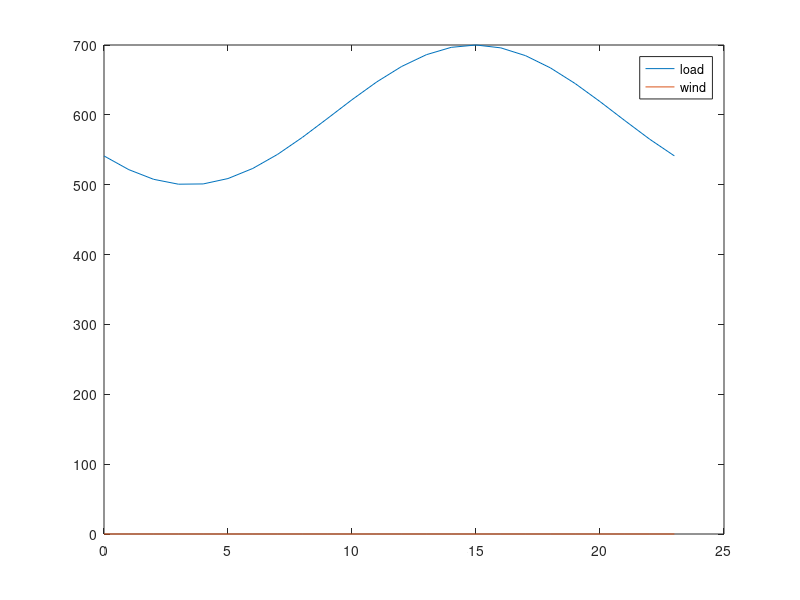

The MATLAB source for this figure: (Note: this script raises an error after producing the figure.)
clear all

% Runs simulation for the lifetime of the battery

%% Tunables 

life=50400; %this will need to be changed with degradation
Endlife_cap = 0.5;
Starting_cap = 1;
Simu_interval = 720; % one month for degredation interval

ESCap = 20; % MW
ESallowed = 0.8;

k_dollar_coal = 2.37; % dollar/mmbtu, 2014: 2.37, 2017: 2.22
k_dollar_gas = 5.00; % dollar/mmbtu, 2014: 5.00, 2017: 3.67

%emissions factors
k_coal = 206*0.453592; % CO2 kg/mmbtu 
k_gas = 117*0.453592; % CO2 kg/mmbtu 
k_coal_nox = 0.227*0.453592;
k_gas_nox = 0.116*0.453592;
k_coal_so2 = 0.15713*0.453592;
k_gas_so2 = 0.001*0.453592;

k_co2=[k_coal,k_coal,k_gas,k_gas]; % for heavy coal
k_nox=[k_coal_nox,k_coal_nox,k_gas_nox,k_gas_nox]; % for heavy coal
k_so2=[k_coal_so2,k_coal_so2,k_gas_so2,k_gas_so2]; % for heavy coal

k_dollar=[k_dollar_coal,k_dollar_coal,k_dollar_gas,k_dollar_gas]; % for heavy coal

Flag_wind=0; % 0 for no renewables 1 for renewables
Flag_solar=0;
t_vec = [0:23]';
load_profile = 100*sin(linspace(-0.8*pi,1.2*pi,length(t_vec)))+600;

%wind bellow
wind = Flag_wind*[141.1454209 164.3588944 117.67492 81.14462355 60.24906746 75.97386229 66.24155752 53.00033944 54.0897504 56.28039471 45.30936663 31.58459838 38.24235306 55.3985323 67.19698144 63.89313544 76.75370188 82.61862694 100.3076893 121.2392963 142.839525 148.6643123 161.1639311 145.8123442]; % wind
%solar bellow
solar = Flag_solar*[0 0 0 0 0 0 0 0 2.761714555 187.1547077 307.7808614 260.2846929 282.7520984 260.9285882 373.699438 294.5867518 181.2343721 0 0 0 0 0 0 0];

wind_profile=(wind+solar);

figure
plot(t_vec,load_profile,t_vec,wind_profile);
legend('load','wind')
fname = 'C:/filepath';
saveas(gca, fullfile(fname,'load'),'fig');

%%
up_min_vec = [12,12,4,4];
down_min_vec = [12,12,4,4];

alpha_load = 0.03;
alpha_wind = 0.05;

mpc = loadcase('case_yl9bus');
baseMVA = mpc.baseMVA;

% Change line constraints
mpc.branch(:,6) = 1000*ones(size(mpc.branch,1),1);

% Change generator limits (ineq, linear)
mpc.gen(1:4,9:10) = [340,136;300,120;80,32;80,32];

%(rows, columns)

%% Calculating coal cost curves
coef_Hunter_3 = [0.0144,21.077,9080,117483];  % Input/output curve, y(1000 Btu/h), x(MW)
x_Hunter = (10:1:100)';
y_Hunter = polyval(coef_Hunter_3,x_Hunter);

coef_Hunter_2 = polyfit(x_Hunter,y_Hunter,2);
y_Hunter_fit = polyval(coef_Hunter_2,x_Hunter);

coef_Hunter_cost = coef_Hunter_2*k_dollar_coal*10^(-3);
cost_Hunter = polyval(coef_Hunter_cost,x_Hunter);

Hunter_max = 100;

g1_max=mpc.gen(1,9);
g2_max=mpc.gen(2,9);

g1_ratio=g1_max/Hunter_max;
g2_ratio=g2_max/Hunter_max;

g1_cost=[coef_Hunter_cost(1)/g1_ratio,coef_Hunter_cost(2),coef_Hunter_cost(3)*g1_ratio];
g2_cost=[coef_Hunter_cost(1)/g2_ratio,coef_Hunter_cost(2),coef_Hunter_cost(3)*g2_ratio];

%% Calculating gas cost curves
coef_Moss_3 = [-0.0013,2.955,6561.2,662025];  % Input/output curve, y(1000 Btu/h), x(MW)
x_Moss = (10:10:750)'; % MW
y_Moss = polyval(coef_Moss_3,x_Moss); % 1000 Btu/h

coef_Moss_2 = polyfit(x_Moss,y_Moss,2); %fits a polynomial line of 2 degrees (Ax^2+Bx+C)
y_Moss_fit = polyval(coef_Moss_2,x_Moss); %uses the two polynominal line to create a new line

coef_Moss_cost = coef_Moss_2*k_dollar_gas*10^(-3);
cost_Moss = polyval(coef_Moss_cost,x_Moss);

Moss_max = 750;

g3_max=mpc.gen(3,9);
g4_max=mpc.gen(4,9);

g3_ratio=g3_max/Moss_max;
g4_ratio=g4_max/Moss_max;

g3_cost = [coef_Moss_cost(1)/g3_ratio,coef_Moss_cost(2),coef_Moss_cost(3)*g3_ratio];
g4_cost = [coef_Moss_cost(1)/g4_ratio,coef_Moss_cost(2),coef_Moss_cost(3)*g4_ratio];

%%
mpc.gencost(1,5:7) = g1_cost; 
mpc.gencost(2,5:7) = g2_cost;
mpc.gencost(3,5:7) = g3_cost;
mpc.gencost(4,5:7) = g4_cost;

%%
% Change reserve cost
Rcost = [9;10;4;4;9;10;4;4]*baseMVA;

c_on = [5.61*mpc.gen(1,9)+7.5*mpc.gen(1,9)*k_dollar_coal;5.61*mpc.gen(2,9)+7.5*mpc.gen(2,9)*k_dollar_coal;
    3.99*mpc.gen(3,9)+3.67*mpc.gen(3,9)*k_dollar_gas;3.99*mpc.gen(4,9)+3.67*mpc.gen(4,9)*k_dollar_gas]; % $ per occurance

c_off = [5.61*mpc.gen(1,9);5.61*mpc.gen(2,9);3.99*mpc.gen(3,9);3.99*mpc.gen(4,9)]; % $ per occurance
c_rES = 0.1;

mileage = 7.364;
eff=1;
%Rinc=0.04; 
%EOL_eff=1-(1-eff)*(Rinc+1);
eff_loss=0;

%% prepare

Current_cap = Starting_cap;
Current_t = 0;
tvec = [];
co2_vec = [];
so2_vec = [];
nox_vec = [];
cap_vec = [];
coal_vec=[];
gas_vec=[];
F_coal=[];
F_gas=[];
g1_nES=[];
g2_nES=[];
g3_nES=[];
g4_nES=[];
g1=[];
g2=[];
g3=[];
g4=[];
g1_vec=[];
g2_vec=[];
g3_vec=[];
g4_vec=[];
BaseLoad = 143+159+198; 

n_interval = length(t_vec);
n_generator = 4;
n_wind = 1;
n_reserve = 4;
n_ES = 1;
n_branch = 9;
n_bus = 9;

%% cost
cost_coef = mpc.gencost(1:4,5:7);
Q_gen = diag(cost_coef(:,1))*baseMVA^2; %making cost in 1st column of cost_coef into the diagonal of a 4x4
c_gen = cost_coef(:,2)*baseMVA;
c_gen_c = cost_coef(:,3);
c_reserve = Rcost(1:n_reserve)*2;

CrES = zeros(n_bus,1);
CrES(8,1) = 1;

% power flow (eq, linear)
Bmatrix = zeros(n_bus,n_bus);
branch_info = mpc.branch;
for i = 1:n_branch
    ind_i = branch_info(i,1);
    ind_j = branch_info(i,2);
    bij = 1/branch_info(i,4);
    Bmatrix(ind_i,ind_j) = -bij;
    Bmatrix(ind_j,ind_i) = -bij;
end

Bmatrix = Bmatrix + diag(-sum(Bmatrix,2));

bus_info = mpc.bus;

Cg = zeros(n_bus,n_generator);
Cg(1,1) = 1;
Cg(2,2) = 1;
Cg(3,3) = 1;
Cg(6,4) = 1;

Cw = zeros(n_bus,n_wind);
Cw(8,1) = 1;

% generator limits (ineq, linear)
gen_limits = mpc.gen(1:4,9:10)/baseMVA;

% line constraints (ineq, linear)
Smax = mpc.branch(:,6)/baseMVA;

Bline = zeros(n_branch,n_branch);
for i = 1:n_branch
    ind_i = branch_info(i,1);
    ind_j = branch_info(i,2);
    bij = 1/branch_info(i,4);
    Bline(i,ind_i) = bij;
    Bline(i,ind_j) = -bij;
end

% prepare for cvx
Q_gen_cvx = [];
c_gen_cvx = [];
c_gen_c_cvx = [];
c_reserve_cvx = [];
c_on_cvx = [];
c_off_cvx = [];
c_rES_cvx = [];
Cg_cvx = [];
Cw_cvx = [];
CrES_cvx = [];
Bmatrix_cvx = [];
Sd_cvx = [];
gen_max_cvx = [];
gen_min_cvx = [];
wind_forecast_cvx = [];
Smax_cvx = [];
Bline_cvx = [];


for i = 1:n_interval 
    
    % Change loads
    loadamp = load_profile(i)/BaseLoad;
    mpc.bus(:,3:4) = loadamp*bus_info(:,3:4);
    Sd =mpc.bus(:,3)/baseMVA;
    
    % Change generator bounds
    wind_forecast = wind_profile(i);
    mpc.gen(5,9:10) = [wind_forecast,0]; % wind
    
    % Matrices
    Q_gen_cvx = blkdiag(Q_gen_cvx,Q_gen);
    c_gen_cvx = [c_gen_cvx;c_gen];
    c_gen_c_cvx = [c_gen_c_cvx;c_gen_c];
    c_reserve_cvx = [c_reserve_cvx;c_reserve];
    c_on_cvx = [c_on_cvx;c_on];
    c_off_cvx = [c_off_cvx;c_off];
    c_rES_cvx = [c_rES_cvx;c_rES];
    
    Cg_cvx = blkdiag(Cg_cvx,Cg);
    Cw_cvx = blkdiag(Cw_cvx,Cw);
    CrES_cvx = blkdiag(CrES_cvx,CrES);
    Bmatrix_cvx = blkdiag(Bmatrix_cvx,Bmatrix);
    Sd_cvx = [Sd_cvx;Sd];
    
    gen_max_cvx = [gen_max_cvx;gen_limits(:,1)];
    gen_min_cvx = [gen_min_cvx;gen_limits(:,2)];
    wind_forecast_cvx = [wind_forecast_cvx;wind_forecast];
    
    Smax_cvx = [Smax_cvx;Smax];
    Bline_cvx = blkdiag(Bline_cvx,Bline);
    
end

cvx_begin

variables p(n_generator*n_interval) pw(n_wind*n_interval) theta(n_bus*n_interval) r(n_reserve*n_interval)
variable u(n_generator*n_interval) binary
variable v(n_generator*n_interval) binary
variable w(n_generator*n_interval) binary

minimize (quad_form(p,Q_gen_cvx) + c_gen_cvx'*p + c_reserve_cvx'*r + c_on_cvx'*v + c_off_cvx'*w + c_gen_c_cvx'*u)

subject to
-Cg_cvx*p - Cw_cvx*pw + Bmatrix_cvx*theta + Sd_cvx == 0
p + r <= gen_max_cvx.*u
p - r >= gen_min_cvx.*u
0 <= pw <= wind_forecast_cvx/baseMVA

for i = 1:n_interval
    theta_i = theta((i-1)*n_bus+1:i*n_bus);
    u_i = u((i-1)*n_generator+1:i*n_generator);
    -Smax <= Bline*theta((i-1)*n_bus+1:i*n_bus) <= Smax
    
    theta((i-1)*n_bus+1) == 0
    r_i = r((i-1)*n_reserve+1:i*n_reserve);
    r_demand_i = alpha_wind*pw(i)+alpha_load*load_profile(i)/baseMVA;
    sum(r_i) >= r_demand_i
end

r >= 0

u_0_length = max(max(up_min_vec),max(down_min_vec))+1;
u_0 = ones(n_generator*u_0_length,1);
u_extend = [u_0;u];

for k = 1:n_generator
    up_min = up_min_vec(k);
    down_min = down_min_vec(k);
    for i = 2:(n_interval+u_0_length)
        u_i = u_extend((i-1)*n_generator+k);
        u_iminus = u_extend((i-2)*n_generator+k);
        if (n_interval+u_0_length-i) >= down_min
            for j = 1:down_min-1
                u_j = u_extend((i-1+j)*n_generator+k);
                u_iminus - u_i + u_j <= 1
            end
        else
            for j = 1:(n_interval+u_0_length-i)
                u_j = u_extend((i-1+j)*n_generator+k);
                u_iminus - u_i + u_j <= 1
            end
        end
        if (n_interval+u_0_length-i) >= up_min
            for j = 1:up_min-1
                u_j = u_extend((i-1+j)*n_generator+k);
                -u_iminus + u_i - u_j <= 0
            end
        else
            for j = 1:(n_interval+u_0_length-i)
                u_j = u_extend((i-1+j)*n_generator+k);
                -u_iminus + u_i - u_j <= 0
            end
        end
    end
end

for i = 1:n_interval
    u_i = u((i-1)*n_generator+1:i*n_generator);
    if i == 1
        u_iminus = u_0(end-3:end);
    else
        u_iminus = u((i-2)*n_generator+1:(i-1)*n_generator);
    end
    v_i = v((i-1)*n_generator+1:i*n_generator);
    w_i = w((i-1)*n_generator+1:i*n_generator);
    -u_iminus + u_i - v_i <= 0
    u_iminus - u_i - w_i <= 0
end

cvx_end

p_noES = p;
pw_noES = pw;
r_noES = r;
u_noES = u;
v_noES = v;
w_noES = w;

d=1;

while Current_cap > Endlife_cap
    
    Current_t;
    
    if (Current_t) == 0
        Current_cap;
    else
        Current_cap = eff_BatteryDegrade_Xu(Current_t)
    end
    tvec = [tvec;Current_t];
    cap_vec = [cap_vec;Current_cap];
    Current_t = Current_t + Simu_interval
    
    
    ESavailable = ESCap*Current_cap*ESallowed/2;
    maxES = ESavailable/baseMVA;
    
    
    %%
    
    clearvars p pw theta r u v w
    
    cvx_begin
    
    variables p(n_generator*n_interval) pw(n_wind*n_interval) theta(n_bus*n_interval) r(n_reserve*n_interval) rES(n_ES*n_interval)
    variable u(n_generator*n_interval) binary
    variable v(n_generator*n_interval) binary
    variable w(n_generator*n_interval) binary
    
    minimize (quad_form(p,Q_gen_cvx) + c_gen_cvx'*p + c_reserve_cvx'*r + c_on_cvx'*v + c_off_cvx'*w + c_rES_cvx'*rES + c_gen_c_cvx'*u)
    
    beta = mileage/24*(1-eff);
    eff=eff-eff_loss;
    
    subject to
    -Cg_cvx*p - Cw_cvx*pw + Bmatrix_cvx*theta + Sd_cvx + CrES_cvx*rES*beta == 0
    p + r <= gen_max_cvx.*u
    p - r >= gen_min_cvx.*u
    0 <= pw <= wind_forecast_cvx/baseMVA
    
    for i = 1:n_interval
        theta_i = theta((i-1)*n_bus+1:i*n_bus);
        u_i = u((i-1)*n_generator+1:i*n_generator);
        -Smax <= Bline*theta((i-1)*n_bus+1:i*n_bus) <= Smax
        
        theta((i-1)*n_bus+1) == 0
        r_i = r((i-1)*n_reserve+1:i*n_reserve);
        rES_i = rES((i-1)*n_ES+1:i*n_ES);
        r_demand_i = alpha_wind*pw(i)+alpha_load*load_profile(i)/baseMVA;
        sum(r_i) + sum(rES_i) >= r_demand_i
    end
    
    r >= 0
    0 <= rES <= maxES
    
    u_0_length = max(max(up_min_vec),max(down_min_vec))+1;
    u_0 = ones(n_generator*u_0_length,1); % assume all generator on in the previous period
    u_extend = [u_0;u];
    for k = 1:n_generator
        up_min = up_min_vec(k);
        down_min = down_min_vec(k);
        for i = 2:(n_interval+u_0_length)
            u_i = u_extend((i-1)*n_generator+k);
            u_iminus = u_extend((i-2)*n_generator+k);
            if (n_interval+u_0_length-i) >= down_min
                for j = 1:down_min-1
                    u_j = u_extend((i-1+j)*n_generator+k);
                    u_iminus - u_i + u_j <= 1
                end
            else
                for j = 1:(n_interval+u_0_length-i)
                    u_j = u_extend((i-1+j)*n_generator+k);
                    u_iminus - u_i + u_j <= 1;
                end
            end
            if (n_interval+u_0_length-i) >= up_min
                for j = 1:up_min-1
                    u_j = u_extend((i-1+j)*n_generator+k);
                    -u_iminus + u_i - u_j <= 0
                end
            else
                for j = 1:(n_interval+u_0_length-i)
                    u_j = u_extend((i-1+j)*n_generator+k);
                    -u_iminus + u_i - u_j <= 0
                end
            end
        end
    end
    
    for i = 1:n_interval
        u_i = u((i-1)*n_generator+1:i*n_generator);
        if i == 1
            u_iminus = u_0(end-3:end);
        else
            u_iminus = u((i-2)*n_generator+1:(i-1)*n_generator);
        end
        v_i = v((i-1)*n_generator+1:i*n_generator);
        w_i = w((i-1)*n_generator+1:i*n_generator);
        -u_iminus + u_i - v_i <= 0
        u_iminus - u_i - w_i <= 0
    end
    
    cvx_end
    
    
    for i = 1:n_interval
        
        p_i = p_noES((i-1)*n_generator+1:i*n_generator);%generation
        p1_noES(i,1) = p_i(1);
        p2_noES(i,1) = p_i(2);
        p3_noES(i,1) = p_i(3);
        p4_noES(i,1) = p_i(4);
        
        u_i = u_noES((i-1)*n_generator+1:i*n_generator);
        u1_noES(i,1) = u_i(1);
        u2_noES(i,1) = u_i(2);
        u3_noES(i,1) = u_i(3);
        u4_noES(i,1) = u_i(4);
        
        r_i = r_noES((i-1)*n_generator+1:i*n_generator);%reserves
        r1_noES(i,1) = r_i(1);
        r2_noES(i,1) = r_i(2);
        r3_noES(i,1) = r_i(3);
        r4_noES(i,1) = r_i(4);
        
    end
    
    for i = 1:n_interval
        
        p_i = p((i-1)*n_generator+1:i*n_generator);
        p1(i,1) = p_i(1);
        p2(i,1) = p_i(2);
        p3(i,1) = p_i(3);
        p4(i,1) = p_i(4);
        
        u_i = u((i-1)*n_generator+1:i*n_generator);
        u1(i,1) = u_i(1);
        u2(i,1) = u_i(2);
        u3(i,1) = u_i(3);
        u4(i,1) = u_i(4);
        
        r_i = r((i-1)*n_generator+1:i*n_generator);
        r1(i,1) = r_i(1);
        r2(i,1) = r_i(2);
        r3(i,1) = r_i(3);
        r4(i,1) = r_i(4);
        
    end
    
    if (Current_t)==720
    figure 
    subplot(3,2,1)
    plot(t_vec,p1_noES*baseMVA,'-o',t_vec,p1*baseMVA,'--x','MarkerSize',3)
    hline = refline([0 136]);
    hline.Color='k';
    hline.LineStyle='--';
    hline = refline([0 340]);
    hline.Color='k';
    hline.LineStyle='--';
    legend('w/o ES','w ES','Location','northoutside','Orientation','Horizontal')
    xlim([0,23])

    ylabel('G1 MW (Coal)')
    subplot(3,2,2)
    plot(t_vec,p2_noES*baseMVA,'-o',t_vec,p2*baseMVA,'--x','MarkerSize',3)
    hline = refline([0 120]);
    hline.LineStyle='--';
    hline.Color='k';
    hline = refline([0 300]);
    hline.LineStyle='--';
    hline.Color='k';
    xlim([0,23])

    ylabel('G2 MW (Coal)')
    subplot(3,2,3)
    plot(t_vec,p3_noES*baseMVA,'-o',t_vec,p3*baseMVA,'--x','MarkerSize',3)
    hline = refline([0 80]);
    hline.LineStyle='--';
    hline.Color='k';
    hline = refline([0 32]);
    hline.LineStyle='--';
    hline.Color='k';
    xlim([0,23])

    ylabel('G3 MW (NG)')
    subplot(3,2,4)
    plot(t_vec,p4_noES*baseMVA,'-o',t_vec,p4*baseMVA,'--x','MarkerSize',3)
    hline = refline([0 80]);
    hline.LineStyle='--';
    hline.Color='k';
    hline = refline([0 32]);
    hline.LineStyle='--';
    hline.Color='k';
    xlim([0,23])

    ylabel('G4 MW (NG)')
    subplot(3,2,5)
    plot(t_vec,pw_noES*baseMVA,'-o',t_vec,pw*baseMVA,'--x','MarkerSize',3)
    xlim([0,23])

    ylabel('Renewable MW')
    xlabel('Hours')
    saveas(gca, fullfile(fname,'Dispatch_Init'),'fig');

    figure %7
    subplot(3,2,1)
    plot(t_vec,r1_noES*baseMVA,'-o',t_vec,r1*baseMVA,'--x','MarkerSize',3)
    legend('w/o ES','w ES','Location','northoutside','Orientation','Horizontal')
    title('Reserve dispatch (MW)')
    xlim([0,23])

    ylabel('G1 MW (Coal)')
    subplot(3,2,2)
    plot(t_vec,r2_noES*baseMVA,'-o',t_vec,r2*baseMVA,'--x','MarkerSize',3)
    xlim([0,23])

    ylabel('G2 MW (Coal)')
    subplot(3,2,3)
    plot(t_vec,r3_noES*baseMVA,'-o',t_vec,r3*baseMVA,'--x','MarkerSize',3)
    xlim([0,23])

    ylabel('G3 MW (NG)')
    subplot(3,2,4)
    plot(t_vec,r4_noES*baseMVA,'-o',t_vec,r4*baseMVA,'--x','MarkerSize',3)
    xlim([0,23])

    ylabel('G4 MW (NG)')
    subplot(3,2,5)
    plot(t_vec,zeros(length(t_vec),1),'-o',t_vec,rES*baseMVA,'--x','MarkerSize',3)
    xlim([0,23])

    ylabel('Battery MW')
    xlabel('Hours')
    saveas(gca, fullfile(fname,'Reserve_Init'),'fig');
    end
    
    co2_total_noES = [];
    so2_total_noES = [];
    nox_total_noES = [];
    cost_p_noES = [];
    cost_r_noES = [];
    cost_total_noES = [];
    gen1=[];
    gen2=[];
    gen3=[];
    gen4=[];
    gen1_noES=[];
    gen2_noES=[];
    gen3_noES=[];
    gen4_noES=[];
    Fuel_coal_noES = [];
    Fuel_gas_noES = [];
    
    for i = 1:length(t_vec) %do something in this section 
        
        p_1 = p1_noES(i)*baseMVA;
        p_2 = p2_noES(i)*baseMVA;
        p_3 = p3_noES(i)*baseMVA;
        p_4 = p4_noES(i)*baseMVA;
        
        gen1_nES(i)=p_1;
        gen2_nES(i)=p_2;
        gen3_nES(i)=p_3;
        gen4_nES(i)=p_4;
                
        cost_1 = polyval(mpc.gencost(1,5:7),p_1);
        cost_2 = polyval(mpc.gencost(2,5:7),p_2);
        cost_3 = polyval(mpc.gencost(3,5:7),p_3);
        cost_4 = polyval(mpc.gencost(4,5:7),p_4);
        
        cost_p_noES(i,1) = cost_1 + cost_2 + cost_3 + cost_4;
        
        r_i = r_noES((i-1)*n_reserve+1:i*n_reserve);
        cost_r_noES(i,1) = c_reserve'*r_i;
        
        cost_total_noES(i,1) = cost_p_noES(i,1) + cost_r_noES(i,1);
        
        Fuel1 = cost_1/k_dollar(1,1); %MMBtu
        Fuel2 = cost_2/k_dollar(1,2);
        Fuel3 = cost_3/k_dollar(1,3);
        Fuel4 = cost_4/k_dollar(1,4);
        
        co2_1 = cost_1/k_dollar(1,1)*k_co2(1,1);
        co2_2 = cost_2/k_dollar(1,2)*k_co2(1,2);
        co2_3 = cost_3/k_dollar(1,3)*k_co2(1,3);
        co2_4 = cost_4/k_dollar(1,4)*k_co2(1,4);
        
        so2_1 = cost_1/k_dollar(1,1)*k_so2(1,1);
        so2_2 = cost_2/k_dollar(1,2)*k_so2(1,2);
        so2_3 = cost_3/k_dollar(1,3)*k_so2(1,3);
        so2_4 = cost_4/k_dollar(1,4)*k_so2(1,4);
        
        nox_1 = cost_1/k_dollar(1,1)*k_nox(1,1);
        nox_2 = cost_2/k_dollar(1,2)*k_nox(1,2);
        nox_3 = cost_3/k_dollar(1,3)*k_nox(1,3);
        nox_4 = cost_4/k_dollar(1,4)*k_nox(1,4);
        
        if (p_1<1)
            Fuel1=0;
            co2_1=0;
            so2_1=0;
            nox_1=0;
        end
        if (p_2<1)
            Fuel2=0;
            co2_2=0;
            so2_2=0;
            nox_2=0;
        end
        if (p_3<1)
            Fuel3=0;
            co2_3=0;
            so2_3=0;
            nox_3=0;
        end
        if (p_4<1)
            Fuel4=0;
            co2_4=0;
            so2_4=0;
            nox_4=0;
        end
        
        co2_p = co2_1+co2_2+co2_3+co2_4;
        so2_p = so2_1+so2_2+so2_3+so2_4;
        nox_p = nox_1+nox_2+nox_3+nox_4;
        
        coal_p = Fuel1+Fuel2;
        gas_p = Fuel3 + Fuel4;
        
        co2_total_noES(i,1) = co2_p; %represents a day's worth of emissions
        so2_total_noES(i,1) = so2_p; %represents a day's worth of emissions
        nox_total_noES(i,1) = nox_p; %represents a day's worth of emissions
        Fuel_coal_noES(i,1) = coal_p;
        Fuel_gas_noES(i,1) = gas_p;
        Fuel_G1_noES(i,1) = Fuel1;
        Fuel_G2_noES(i,1) = Fuel2;
        Fuel_G3_noES(i,1) = Fuel3;
        Fuel_G4_noES(i,1) = Fuel4;
    end
    
    g1_nES(d)=sum(gen1_nES);
    g2_nES(d)=sum(gen2_nES);
    g3_nES(d)=sum(gen3_nES);
    g4_nES(d)=sum(gen4_nES);
    f1_nES(d)=sum(Fuel_G1_noES);
    f2_nES(d)=sum(Fuel_G2_noES);
    f3_nES(d)=sum(Fuel_G3_noES);
    f4_nES(d)=sum(Fuel_G4_noES);
    
    co2_total = [];
    so2_total = [];
    nox_total = [];
    cost_p = [];
    cost_r = [];
    cost_total = [];
    Fuel_coal = [];
    Fuel_gas = [];

    
    for i = 1:length(t_vec)
        
        p_1 = p1(i)*baseMVA;
        p_2 = p2(i)*baseMVA;
        p_3 = p3(i)*baseMVA;
        p_4 = p4(i)*baseMVA;
        
        gen1(i)=p_1;
        gen2(i)=p_2;
        gen3(i)=p_3;
        gen4(i)=p_4;
        
        cost_1 = polyval(mpc.gencost(1,5:7),p_1);
        cost_2 = polyval(mpc.gencost(2,5:7),p_2);
        cost_3 = polyval(mpc.gencost(3,5:7),p_3);
        cost_4 = polyval(mpc.gencost(4,5:7),p_4);
        
        cost_p(i,1) = cost_1 + cost_2 + cost_3 + cost_4;
        
        r_i = r((i-1)*n_reserve+1:i*n_reserve);
        cost_r(i,1) = c_reserve'*r_i;
        
        cost_total(i,1) = cost_p(i,1) + cost_r(i,1);
        
        co2_1 = cost_1/k_dollar(1,1)*k_co2(1,1);
        co2_2 = cost_2/k_dollar(1,2)*k_co2(1,2);
        co2_3 = cost_3/k_dollar(1,3)*k_co2(1,3);
        co2_4 = cost_4/k_dollar(1,4)*k_co2(1,4);
        
        so2_1 = cost_1/k_dollar(1,1)*k_so2(1,1);
        so2_2 = cost_2/k_dollar(1,2)*k_so2(1,2);
        so2_3 = cost_3/k_dollar(1,3)*k_so2(1,3);
        so2_4 = cost_4/k_dollar(1,4)*k_so2(1,4);
        
        nox_1 = cost_1/k_dollar(1,1)*k_nox(1,1);
        nox_2 = cost_2/k_dollar(1,2)*k_nox(1,2);
        nox_3 = cost_3/k_dollar(1,3)*k_nox(1,3);
        nox_4 = cost_4/k_dollar(1,4)*k_nox(1,4);
        
        Fuel1 = cost_1/k_dollar(1,1); %MMBtu
        Fuel2 = cost_2/k_dollar(1,2);
        Fuel3 = cost_3/k_dollar(1,3);
        Fuel4 = cost_4/k_dollar(1,4);
        
        if (p_1<1)
            Fuel1=0;
            co2_1=0;
            so2_1=0;
            nox_1=0;
        end
        if (p_2<1)
            Fuel2=0;
            co2_2=0;
            so2_2=0;
            nox_2=0;
        end
        if (p_3<1)
            Fuel3=0;
            co2_3=0;
            so2_3=0;
            nox_3=0;
        end
        if (p_4<1)
            Fuel4=0;
            co2_4=0;
            so2_4=0;
            nox_4=0;
        end
        
        co2_p = co2_1+co2_2+co2_3+co2_4;
        so2_p = so2_1+so2_2+so2_3+so2_4;
        nox_p = nox_1+nox_2+nox_3+nox_4;
        
        coal_p = Fuel1+Fuel2;
        gas_p = Fuel3 + Fuel4; 

        co2_total(i,1) = co2_p;
        so2_total(i,1) = so2_p;
        nox_total(i,1) = nox_p;
        Fuel_coal(i,1) = coal_p;
        Fuel_gas(i,1) = gas_p;
        Fuel_G1(i,1) = Fuel1;
        Fuel_G2(i,1) = Fuel2;
        Fuel_G3(i,1) = Fuel3;
        Fuel_G4(i,1) = Fuel4;
        

    end
    
    g1(d)=sum(gen1);
    g2(d)=sum(gen2);
    g3(d)=sum(gen3);
    g4(d)=sum(gen4);
    f1(d)=sum(Fuel_G1);
    f2(d)=sum(Fuel_G2);
    f3(d)=sum(Fuel_G3);
    f4(d)=sum(Fuel_G4);
    d=d+1;
    
    F_coal_delta = sum(Fuel_coal)-sum(Fuel_coal_noES); %total for one day in each month
    F_gas_delta = sum(Fuel_gas)-sum(Fuel_gas_noES); %total for one day in each month
    co2_delta = sum(co2_total) - sum(co2_total_noES);
    so2_delta = sum(so2_total) - sum(so2_total_noES);
    nox_delta = sum(nox_total) - sum(nox_total_noES);
    g1_delta=sum(g1)-sum(g1_nES);
    g2_delta=sum(g2)-sum(g2_nES);
    g3_delta=sum(g3)-sum(g3_nES);
    g4_delta = sum(g4)-sum(g4_nES);
    
    coal_vec = [coal_vec;F_coal_delta];
    gas_vec = [gas_vec;F_gas_delta];
    co2_vec = [co2_vec;co2_delta];
    so2_vec = [so2_vec;so2_delta];
    nox_vec = [nox_vec;nox_delta];% positive if ES increased emissions
    g1_vec = [g1_vec;g1_delta];
    g2_vec = [g2_vec;g2_delta];
    g3_vec = [g3_vec;g3_delta];
    g4_vec = [g4_vec;g4_delta];
 
    curt_ES = sum(pw*baseMVA)/sum(wind_profile)
    curt_noES = sum(pw_noES*baseMVA)/sum(wind_profile)

    if (Current_t)==720
    figure 
    subplot(2,2,1)
    plot(t_vec,Fuel_G1_noES,'-o',t_vec,Fuel_G1,'--x','MarkerSize',3)
    legend('w/o ES','w ES','Location','northoutside','Orientation','Horizontal')
    title('Fuel (MMBtu)')
    xlim([0,23])
    ylabel('G1 MMBtu (Coal)')
    
    subplot(2,2,2)
    plot(t_vec,Fuel_G2_noES,'-o',t_vec,Fuel_G2,'--x','MarkerSize',3)
    xlim([0,23])
    ylabel('G2 MMBtu (Coal)')
    
    subplot(2,2,3)
    plot(t_vec,Fuel_G3_noES,'-o',t_vec,Fuel_G3,'--x','MarkerSize',3)
    xlim([0,23])
    ylabel('G3 MMBtu (NG)')
    
    subplot(2,2,4)
    plot(t_vec,Fuel_G4_noES,'-o',t_vec,Fuel_G4,'--x','MarkerSize',3)
    xlim([0,23])
    ylabel('G4 MMBtu (NG)')
    saveas(gca, fullfile(fname,'Fuel_Init'),'fig');
    end
end
%%

    figure 
    subplot(3,2,1)
    plot(t_vec,p1_noES*baseMVA,'-o',t_vec,p1*baseMVA,'--x','MarkerSize',3)
    legend('w/o ES','w ES','Location','northoutside','Orientation','Horizontal')
    title('Generator dispatch (MW)')
    hline = refline([0 136]);
    hline.Color='k';
    hline.LineStyle='--';
    hline = refline([0 340]);
    hline.Color='k';
    hline.LineStyle='--';
    xlim([0,23])
    ylabel('G1 MW (Coal)')
    
    subplot(3,2,2)
    plot(t_vec,p2_noES*baseMVA,'-o',t_vec,p2*baseMVA,'--x','MarkerSize',3)
    xlim([0,23])
    hline = refline([0 120]);
    hline.LineStyle='--';
    hline.Color='k';
    hline = refline([0 300]);
    hline.LineStyle='--';
    hline.Color='k';
    ylabel('G2 MW (Coal)')
    
    subplot(3,2,3)
    plot(t_vec,p3_noES*baseMVA,'-o',t_vec,p3*baseMVA,'--x','MarkerSize',3)
    xlim([0,23])
    hline = refline([0 80]);
    hline.LineStyle='--';
    hline.Color='k';
    hline = refline([0 32]);
    hline.LineStyle='--';
    hline.Color='k';
    ylabel('G3 MW (NG)')
    xlabel('Hours')
    
    subplot(3,2,4)
    plot(t_vec,p4_noES*baseMVA,'-o',t_vec,p4*baseMVA,'--x','MarkerSize',3)
    hline = refline([0 80]);
    hline.LineStyle='--';
    hline.Color='k';
    hline = refline([0 32]);
    hline.LineStyle='--';
    hline.Color='k';
    xlim([0,23])
    ylabel('G4 MW (NG)')
    xlabel('Hours')
    
    subplot(3,2,5)
    plot(t_vec,pw_noES*baseMVA,'-o',t_vec,pw*baseMVA,'--x','MarkerSize',3)
    xlim([0,23])
    ylabel('Renewable MW')
    xlabel('Hours')
    saveas(gca, fullfile(fname,'Dispatch_Final'),'fig');
   
 
    figure
    subplot(3,2,1)
    plot(t_vec,r1_noES*baseMVA,'-o',t_vec,r1*baseMVA,'--x','MarkerSize',3)
    legend('w/o ES','w ES','Location','northoutside','Orientation','Horizontal')
    title('Reserve dispatch (MW)')
    xlim([0,23])
    ylabel('G1 MW (Coal)')
    
    subplot(3,2,2)
    plot(t_vec,r2_noES*baseMVA,'-o',t_vec,r2*baseMVA,'--x','MarkerSize',3)
    xlim([0,23])
    ylabel('G2 MW (Coal)')
    
    subplot(3,2,3)
    plot(t_vec,r3_noES*baseMVA,'-o',t_vec,r3*baseMVA,'--x','MarkerSize',3)
    xlim([0,23])
    ylabel('G3 MW (NG)')
    
    subplot(3,2,4)
    plot(t_vec,r4_noES*baseMVA,'-o',t_vec,r4*baseMVA,'--x','MarkerSize',3)
    xlim([0,23])
    ylabel('G4 MW (NG)')
    
    subplot(3,2,5)
    plot(t_vec,zeros(length(t_vec),1),'-o',t_vec,rES*baseMVA,'--x','MarkerSize',3)
    xlim([0,23])
    ylabel('Battery MW')
    xlabel('Hours')
    saveas(gca, fullfile(fname,'Reserves_Final'),'fig');

total_co2 = sum(30*co2_vec)
total_so2 = sum(30*so2_vec)
total_nox = sum(30*nox_vec)
total_coal = sum(30*coal_vec)
total_gas = sum(30*gas_vec)
total_coal_MW=30*(sum(g1_vec)+sum(g2_vec))
total_gas_MW=30*(sum(g3_vec)+sum(g4_vec))

label={'Eff_Coal_NA'};
impacts(1,:)=[total_co2,total_so2,total_nox,total_gas,total_coal,total_gas_MW,total_coal_MW];
xlswrite('impacts_Xu.xlsx',label,1,'A40')
xlswrite('impacts_Xu.xlsx',impacts,1,'B40')

%%
figure
plot(tvec,co2_vec,'-o','MarkerSize',4) % tvec is in hours not days
xlabel('Hours')
ylabel('CO_2 (kg)')
saveas(gca, fullfile(fname,'CO2'),'fig');

figure
plot(tvec,coal_vec,'-o',tvec,gas_vec,'-o','MarkerSize',4) % tvec is in hours not days
xlabel('Hours')
ylabel('Fuel (mmBtu)')
legend('Coal','Gas')
saveas(gca, fullfile(fname,'Fuel'),'fig');

figure
plot(tvec/24/30,g1,'-o',tvec/24/30,g2,'-o',tvec/24/30,g3,'-o',tvec/24/30,g4,'-o','MarkerSize',4)
legend('g1','g2','g3','g4')
xlabel('Months')
ylabel('Generation (MWh)')
saveas(gca, fullfile(fname,'Gen_ES'),'fig');

figure
plot(tvec/24/30,g1_nES,'-o',tvec/24/30,g2_nES,'-o',tvec/24/30,g3_nES,'-o',tvec/24/30,g4_nES,'-o','MarkerSize',4)
legend('g1_nES','g2_nES','g3_nES','g4_nES')
xlabel('Months')
ylabel('Generation (MWh)')
saveas(gca, fullfile(fname,'Gen_noES'),'fig');
